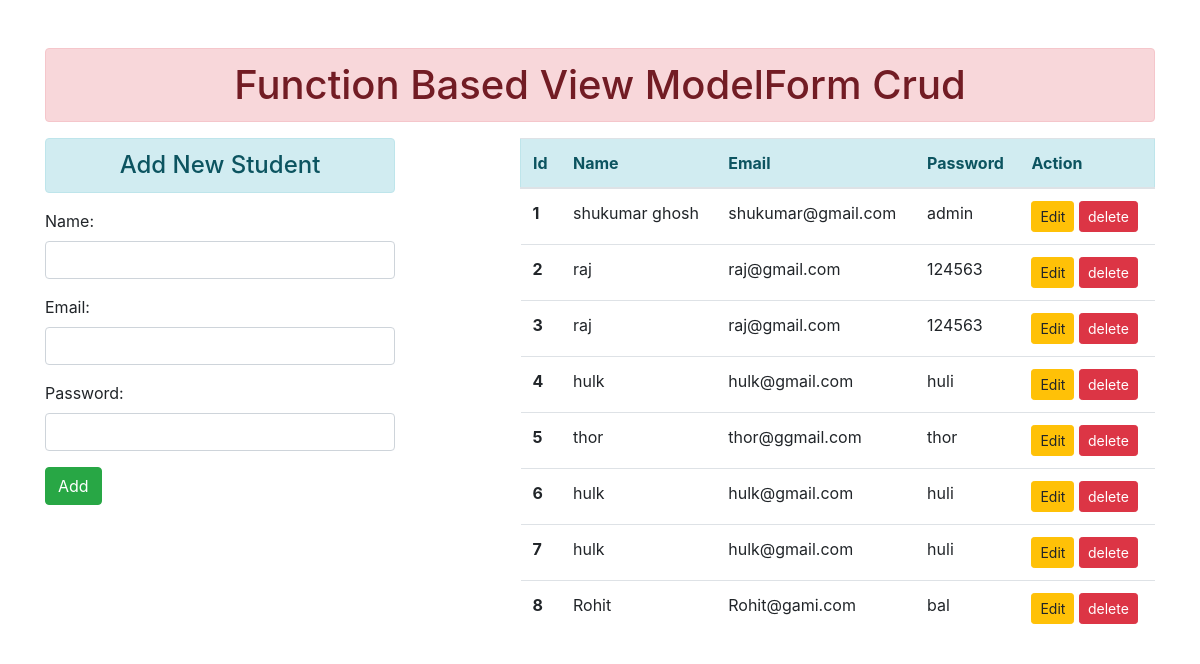
Before: / with the older database file.
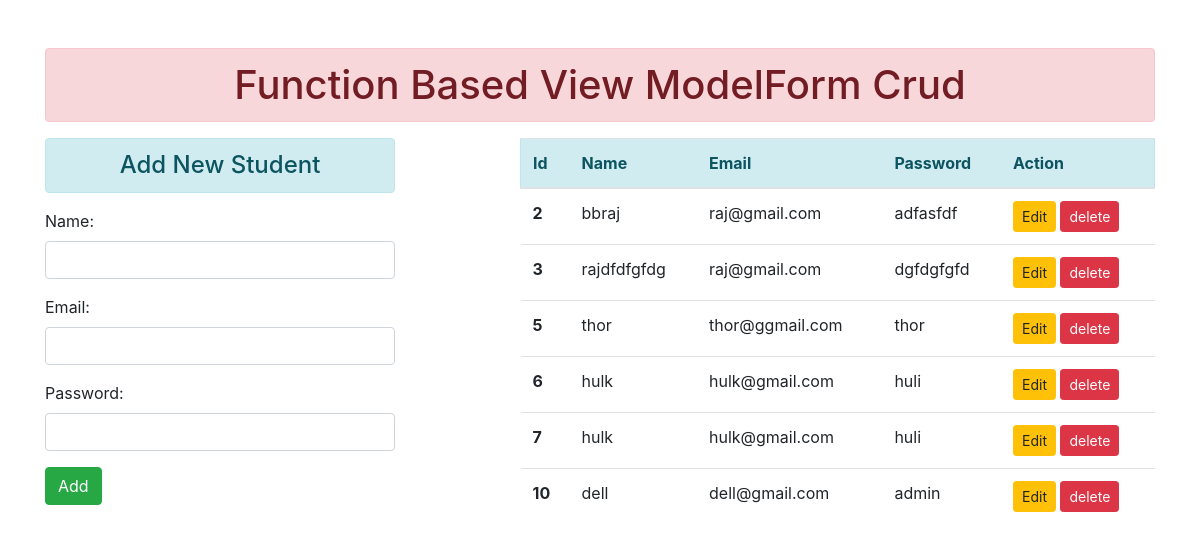
After: the same page with the newer database file.
### enroll/models.py (models this page shows)
class User(models.Model):
      name = models.CharField(max_length=70)
      email= models.EmailField(max_length=100)
      password = models.CharField(max_length=30)

### enroll/views.py (the view)
# urls.py: path('', views.addshow, name='home'),
def addshow(request):
      if request.method == 'POST':
            fm = studentRegistration(request.POST)
            if fm.is_valid():
                  nm = fm.cleaned_data['name']
                  em =fm.cleaned_data['email']
                  pas = fm.cleaned_data['password']
                  reg =User(name=nm, email=em,password=pas)
                  reg.save()
                  fm = studentRegistration()
      else:
            fm = studentRegistration()
      student = User.objects.all()
      return render(request, 'enroll/addandshow.html',{'form':fm, 'student':student})

### enroll/forms.py
class studentRegistration(forms.ModelForm):
      class Meta:
            model = User
            fields = ['name','email','password']
            widgets ={
                  'name':forms.TextInput(attrs={'class':'form-control'}),
                  'email':forms.EmailInput(attrs={'class':'form-control'}),
                  'password':forms.PasswordInput(render_value=True,attrs={'class':'form-control'})
            }

### enroll/templates/enroll/addandshow.html (shortened to what this page needs)
{% extends 'enroll/base.html' %}
{% block content %}
    <div class="row">
        <div class="col-sm-4">
            <h4 class='text-center alert alert-info'>Add New Student</h4>
            <form action="" method="POST">
                {{ form.as_p }}
                <input type="submit" class= "btn btn-success" value="Add">
            </form>
        </div>
        <div class="col-sm-7 offset-1">
            {% if student %}
            <table class="table table-hover">
                  <thead class="alert alert-info">
                    <tr>
                      <th scope="col">Id</th>
                      <th scope="col">Name</th>
                      <th scope="col">Email</th>
                      <th scope="col">Password</th>
                      <th scope="col">Action</th>
                    </tr>
                  </thead>
                  <tbody>
                    {% for stu in student %}
                    <tr>
                        <th scope="row">{{stu.id}}</th>
                        <td>{{stu.name}}</td>
                        <td>{{stu.email}}</td>
                        <td>{{stu.password}}</td>
                        <td>
                              <a href="{% url 'updateData' stu.id %}" class='btn btn-warning btn-sm'>Edit</a>
                              <form action="{% url 'deleteData' stu.id %}" class='d-inline ' method="POST">
                                <input type="submit" class='btn btn-danger btn-sm' value="delete">
                              </form>
                        </td>
                      </tr>
                    {% endfor %}
                  </tbody>
                </table>
            {% else %}
            <h1>Student Information is not avaiable</h1>
            {% endif %}
        </div>
    </div>
{% endblock content %}

### enroll/templates/enroll/base.html (shortened to what this page needs)
<!DOCTYPE html>
<html lang="en">
      {% load static %}
<head>
      <link rel="stylesheet" href="{% static 'enroll/css/bootstrap.css' %}">
</head>
<body>
      <div class="container">
            <h1 class='text-center alert alert-danger mt-5'>Function Based View ModelForm Crud</h1>
            {% block content %}{% endblock content %}
      </div>
</body>
</html>

Changed rows visible on the page:
removed User: id "1", name "shukumar ghosh", email "shukumar@gmail.com", password "admin"
removed User: id "4", name "hulk", email "hulk@gmail.com", password "huli"
removed User: id "8", name "Rohit", email "Rohit@gami.com", password "bal"
changed User id 2: name "raj" → "bbraj"; password "124563" → "adfasfdf"
changed User id 3: name "raj" → "rajdfdfgfdg"; password "124563" → "dgfdgfgfd"
added User: id "10", name "dell", email "dell@gmail.com", password "admin"
